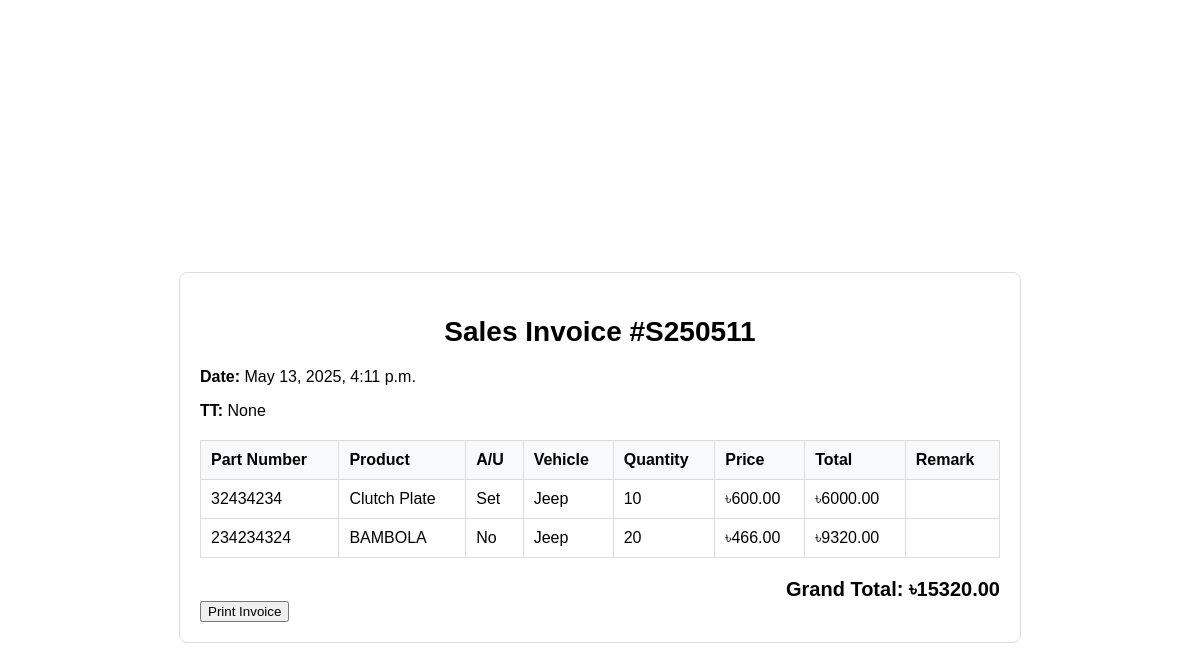
The page /sales/invoice/print/11/ on the database its author committed.
### inventory/models.py (models this page shows, shortened)
class SalesInvoice(models.Model):
    date = models.DateTimeField(auto_now_add=True)
    tt = models.TextField(null=True, blank=True)
    invoice_number = models.CharField(max_length=20, unique=True, blank=True)

class SalesItem(models.Model):
    invoice = models.ForeignKey(SalesInvoice, on_delete=models.CASCADE)
    product = models.ForeignKey(Product, on_delete=models.CASCADE)
    quantity = models.PositiveIntegerField()
    selling_price = models.DecimalField(max_digits=10, decimal_places=2)
    remark = models.TextField(null=True, blank=True)  # Remark field for the Sell (Sales)
    @property
    def total(self):
        return self.selling_price * self.quantity

class Product(models.Model):
    name = models.CharField(max_length=100)
    part_number = models.CharField(max_length=100, unique=True)
    au = models.BooleanField(default=False)  # A/U: Boolean Yes/No
    vehicle = models.CharField(max_length=100, blank=True)  # Vehicle field (optional)

### inventory/views.py (the view)
# urls.py: path('sales/invoice/print/<int:invoice_id>/', views.sales_invoice_print_view, name='sales_invoice_print'),
def sales_invoice_print_view(request, invoice_id):
    invoice = get_object_or_404(SalesInvoice, id=invoice_id)
    items = invoice.salesitem_set.all()
    total = sum(item.total for item in items)
    return render(request, 'inventory/sales_invoice_print.html', {
        'invoice': invoice,
        'items': items,
        'total': total
    })

### inventory/templates/inventory/sales_invoice_print.html (shortened to what this page needs)
<!DOCTYPE html>
<html lang="en">
<head>
</head>
<br><br><br><br><br><br><br><br><br><br><br><br><br><br>
    <div class="invoice-container">
        <h2>Sales Invoice #{{ invoice.invoice_number }}</h2>
        <div class="invoice-details">
            <p><strong>Date:</strong> {{ invoice.date }}</p>
            <p><strong>TT:</strong> {{ invoice.tt }}</p>
        </div>
        <table>
            <thead>
                <tr>
                    <th>Part Number</th>
                    <th>Product</th>
                    <th>A/U</th>
                    <th>Vehicle</th>
                    <th>Quantity</th>
                    <th>Price</th>
                    <th>Total</th>
                    <th>Remark</th>
                </tr>
            </thead>
            <tbody>
                {% for item in items %}
                <tr>
                    <td>{{ item.product.part_number }}</td>
                    <td>{{ item.product.name }}</td>
                    <td>{% if item.product.au %}Set{% else %}No{% endif %}</td>
                    <td>{{ item.product.vehicle }}</td>
                    <td>{{ item.quantity }}</td>
                    <td>৳{{ item.selling_price }}</td>
                    <td>৳{{ item.total }}</td>
                    <td>{{ item.remark }}</td>
                </tr>
                {% endfor %}
            </tbody>
        </table>
        <div class="grand-total">
            <strong>Grand Total: ৳{{ total }}</strong>
        </div>
        <button onclick="window.print()" class="btn btn-primary">Print Invoice</button>
    </div>
</body>
</html>

### inventory/templates/inventory/sales_invoice_print.html (style rules this page uses)
.invoice-container { width: 90%; max-width: 800px; margin: 0 auto; padding: 20px; background-color: #fff; border: 1px solid #ddd; border-radius: 8px; }
h2 { text-align: center; font-size: 28px; margin-bottom: 20px; }
.invoice-details { margin-bottom: 20px; }
.invoice-details p { font-size: 16px; }
table { width: 100%; margin-top: 20px; border-collapse: collapse; }
table th, table td { padding: 10px; text-align: left; border: 1px solid #ddd; }
table th { background-color: #f8f9fa; font-weight: bold; }
.grand-total { text-align: right; margin-top: 20px; font-size: 20px; }

### rows shown on the page
SalesInvoice: invoice_number "S250511", date "May 13, 2025, 4:11 p.m.", tt "None"
SalesItem: product.part_number "32434234", product.name "Clutch Plate", shows "Set", product.vehicle "Jeep", quantity "10", selling_price "600.00", total "6000.00"
SalesItem: product.part_number "234234324", product.name "BAMBOLA", shows "No", product.vehicle "Jeep", quantity "20", selling_price "466.00", total "9320.00"

### other values the page prints
{{ total }} "15320.00"
